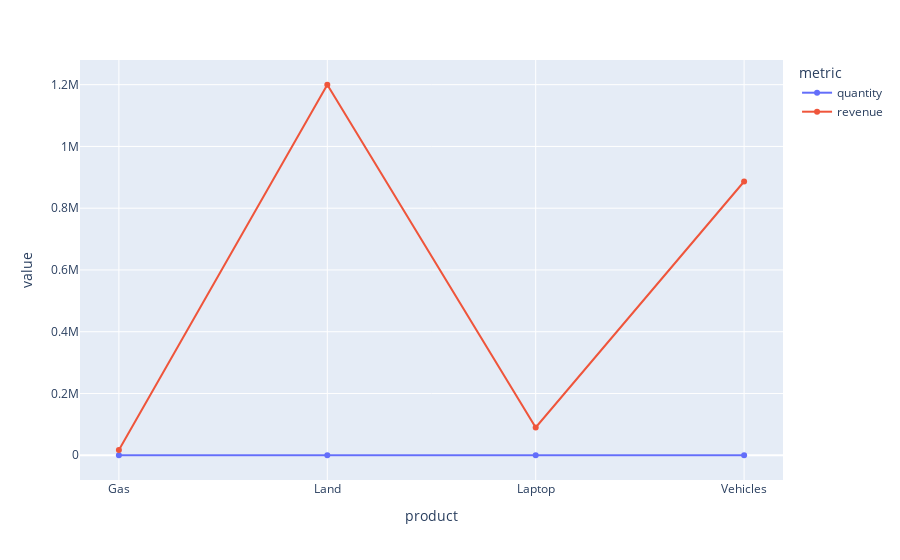

Notebook code for this chart:
### Code cell
import plotly.express as px

# Reshape the data to long format
df_melted = prod.melt(id_vars="product", value_vars=["quantity", "revenue"],
                      var_name="metric", value_name="value")

# Plot both lines
fig = px.line(df_melted, x="product", y="value", color="metric", markers=True)
fig.show()

### Figure 1 — Plotly figure (JSON) as saved in the notebook; plotly's stock layout.template omitted (floating-point values rounded to 4 significant figures)
{"data": [{"hovertemplate": "metric=quantity<br>product=%{x}<br>value=%{y}<extra></extra>", "legendgroup": "quantity", "line": {"color": "#636efa", "dash": "solid"}, "marker": {"symbol": "circle"}, "mode": "lines+markers", "name": "quantity", "orientation": "v", "showlegend": true, "type": "scatter", "x": ["Gas", "Land", "Laptop", "Vehicles"], "xaxis": "x", "y": [17.0, 22.0, 30.0, 20.0], "yaxis": "y"}, {"hovertemplate": "metric=revenue<br>product=%{x}<br>value=%{y}<extra></extra>", "legendgroup": "revenue", "line": {"color": "#EF553B", "dash": "solid"}, "marker": {"symbol": "circle"}, "mode": "lines+markers", "name": "revenue", "orientation": "v", "showlegend": true, "type": "scatter", "x": ["Gas", "Land", "Laptop", "Vehicles"], "xaxis": "x", "y": [17020.0, 1200000.0, 90030.0, 886500.0], "yaxis": "y"}], "layout": {"legend": {"title": {"text": "metric"}, "tracegroupgap": 0}, "margin": {"t": 60}, "xaxis": {"anchor": "y", "domain": [0, 1], "title": {"text": "product"}}, "yaxis": {"anchor": "x", "domain": [0, 1], "title": {"text": "value"}}}}
